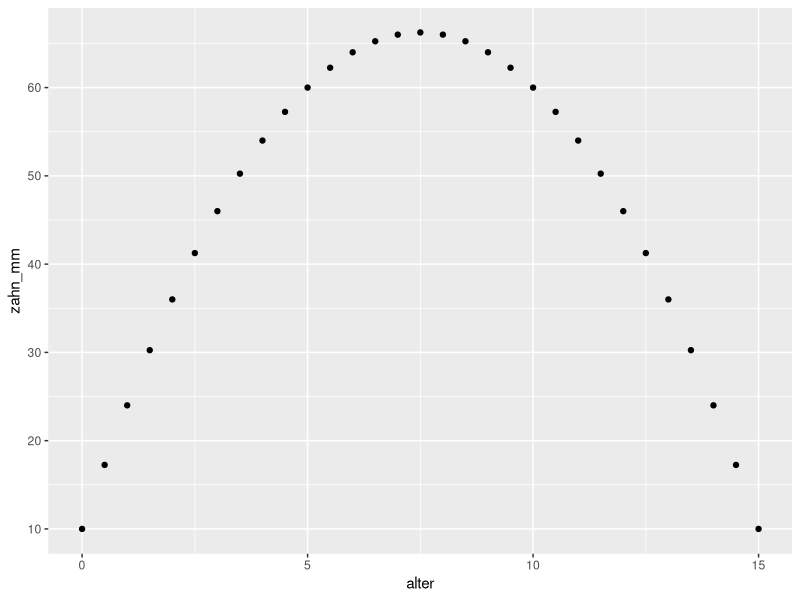
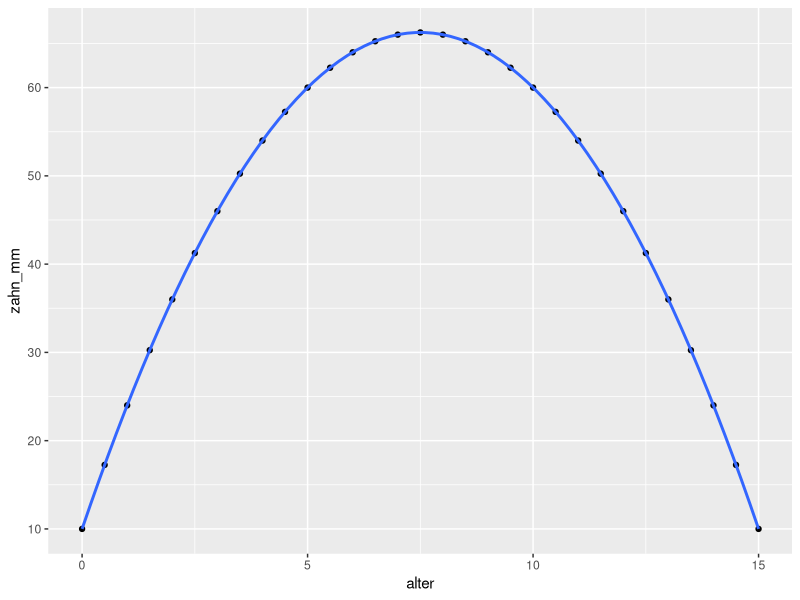
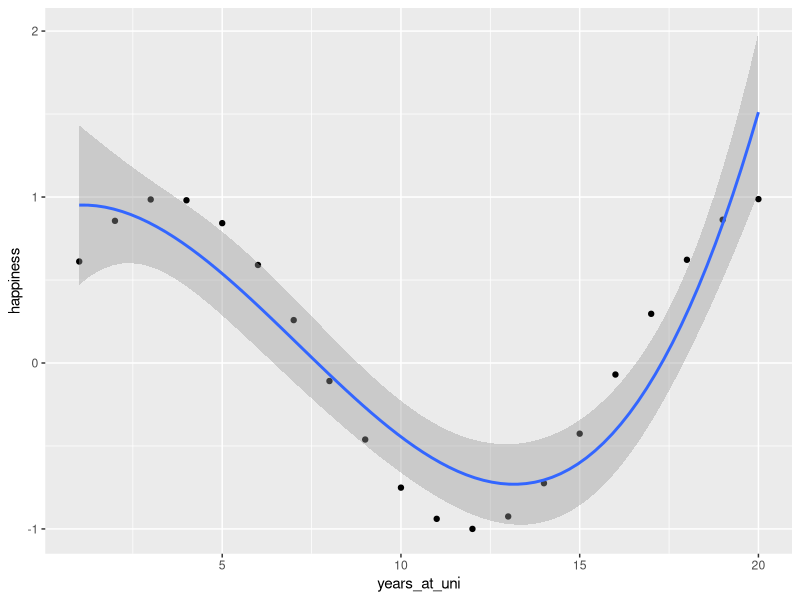

R code for these plots, in order:
## ---- chunk 1
alter <- seq(0,15, 0.5) # Reihe von Werten von 0 bis 15 in 0,5-er Schritten
zahn_mm <- 10 + 15*alter - alter^2  # ich simuliere eine Polynom-Funktion für die Abfolge von mm Angaben

schafe <- as.data.frame(cbind(alter, zahn_mm))

library(ggplot2)
ggplot()+
  geom_point(data = schafe,
             aes(x = alter,
                 y = zahn_mm))


## ---- chunk 2
fit <- lm(zahn_mm ~ alter + I(alter^2), data = schafe) 


summary(fit)

## ---- chunk 3

library(ggplot2)
ggplot(data = schafe,
             aes(x = alter,
                 y = zahn_mm))+
  geom_point()+
    stat_smooth(method = "lm", formula = y ~ x + I(x^2))


## ---- chunk 4
years_at_uni <- seq(1,20,1)
happiness <- cos(years_at_uni/2.7 + 5)

phd <- as.data.frame(cbind(years_at_uni,happiness))

ggplot(data = phd,
             aes(x = years_at_uni,
                 y = happiness))+
  geom_point()+
    stat_smooth(method = "lm", formula = y ~ x + I(x^2) + I(x^3))
